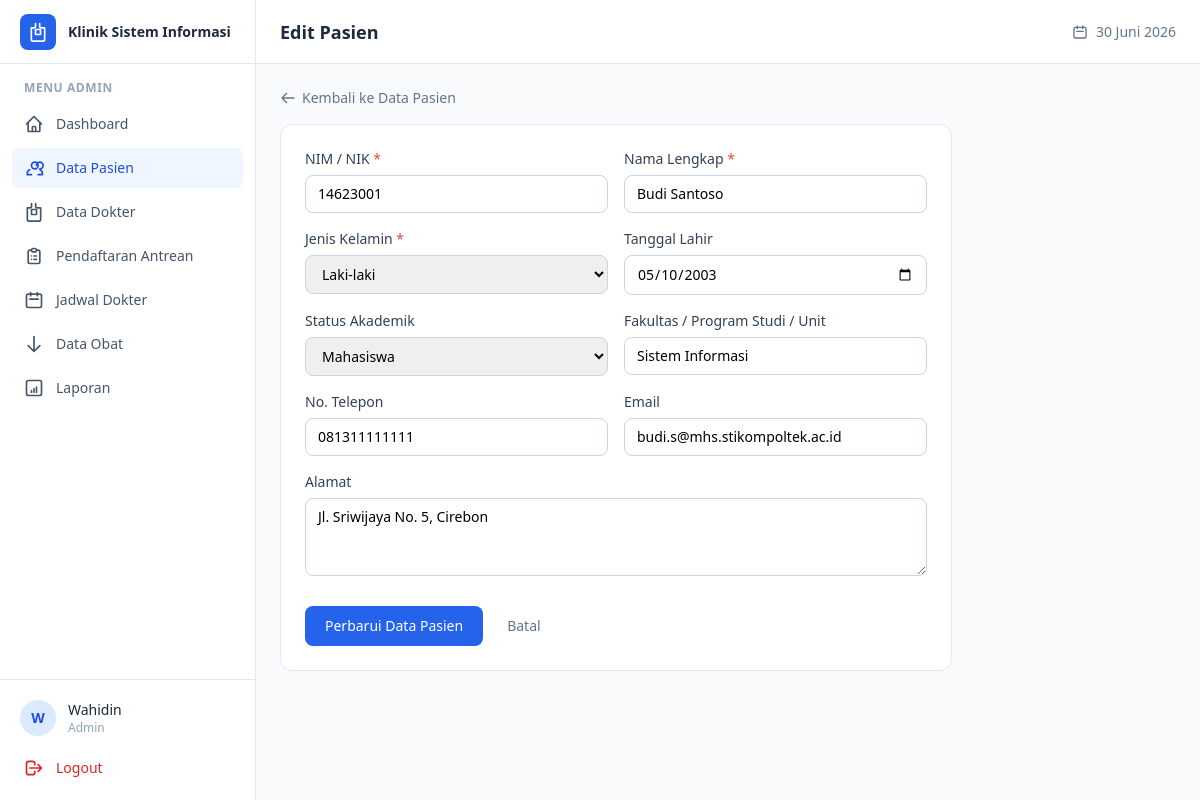
Screenshot of /admin/data_pasien/edit.php?id=1 (signed in) with the database file from the repository.
### tables this page shows
CREATE TABLE pasien (
    id_pasien        INT AUTO_INCREMENT PRIMARY KEY,
    nim_nik          VARCHAR(30)  NOT NULL UNIQUE,
    nama_lengkap     VARCHAR(100) NOT NULL,
    jenis_kelamin    ENUM('Laki-laki','Perempuan') NOT NULL,
    tanggal_lahir    DATE NULL,
    alamat           TEXT NULL,
    no_telepon       VARCHAR(20)  NULL,
    email            VARCHAR(100) NULL,
    fakultas         VARCHAR(100) NULL,
    status_akademik  ENUM('Mahasiswa','Dosen','Tenaga Kependidikan') DEFAULT 'Mahasiswa',
    created_at       DATETIME DEFAULT CURRENT_TIMESTAMP,
    updated_at       DATETIME DEFAULT CURRENT_TIMESTAMP ON UPDATE CURRENT_TIMESTAMP
);

### includes/functions.php (called while the page is built, shortened)
<?php
function clean($data) {
    return htmlspecialchars(trim($data), ENT_QUOTES, 'UTF-8');
}

### admin/data_pasien/edit.php (the view, shortened to what this page needs)
<?php
require_once __DIR__ . '/../../includes/functions.php';
$id = $_GET['id'] ?? null;
$stmt = $koneksi->prepare("SELECT * FROM pasien WHERE id_pasien = ?");
$stmt->execute([$id]);
$pasien = $stmt->fetch();
require_once __DIR__ . '/../../includes/header.php';
?>
<div class="max-w-2xl">
    <a href="index.php" class="inline-flex items-center gap-1.5 text-sm text-slate-500 hover:text-slate-700 mb-4">
        <svg class="h-4 w-4" fill="none" viewBox="0 0 24 24" stroke="currentColor"><path stroke-linecap="round" stroke-linejoin="round" stroke-width="2" d="M10 19l-7-7m0 0l7-7m-7 7h18" /></svg>
        Kembali ke Data Pasien
    </a>
    <form method="POST" class="bg-white rounded-xl border border-slate-200 p-6 space-y-4">
        <div class="grid grid-cols-1 sm:grid-cols-2 gap-4">
            <div>
                <label class="block text-sm font-medium text-slate-700 mb-1.5">NIM / NIK <span class="text-red-500">*</span></label>
                <input type="text" name="nim_nik" required value="<?= clean($_POST['nim_nik'] ?? $pasien['nim_nik']) ?>"
                       class="w-full px-3 py-2 border border-slate-300 rounded-lg text-sm focus:ring-2 focus:ring-blue-500 focus:border-blue-500 outline-none">
            </div>
            <div>
                <label class="block text-sm font-medium text-slate-700 mb-1.5">Nama Lengkap <span class="text-red-500">*</span></label>
                <input type="text" name="nama_lengkap" required value="<?= clean($_POST['nama_lengkap'] ?? $pasien['nama_lengkap']) ?>"
                       class="w-full px-3 py-2 border border-slate-300 rounded-lg text-sm focus:ring-2 focus:ring-blue-500 focus:border-blue-500 outline-none">
            </div>
            <div>
                <label class="block text-sm font-medium text-slate-700 mb-1.5">Jenis Kelamin <span class="text-red-500">*</span></label>
                <select name="jenis_kelamin" required class="w-full px-3 py-2 border border-slate-300 rounded-lg text-sm focus:ring-2 focus:ring-blue-500 focus:border-blue-500 outline-none">
                    <option value="Laki-laki" <?= (($_POST['jenis_kelamin'] ?? $pasien['jenis_kelamin']) === 'Laki-laki') ? 'selected' : '' ?>>Laki-laki</option>
                </select>
            </div>
            <div>
                <label class="block text-sm font-medium text-slate-700 mb-1.5">Tanggal Lahir</label>
                <input type="date" name="tanggal_lahir" value="<?= clean($_POST['tanggal_lahir'] ?? $pasien['tanggal_lahir']) ?>"
                       class="w-full px-3 py-2 border border-slate-300 rounded-lg text-sm focus:ring-2 focus:ring-blue-500 focus:border-blue-500 outline-none">
            </div>
            <div>
                <label class="block text-sm font-medium text-slate-700 mb-1.5">Status Akademik</label>
                <select name="status_akademik" class="w-full px-3 py-2 border border-slate-300 rounded-lg text-sm focus:ring-2 focus:ring-blue-500 focus:border-blue-500 outline-none">
                    <option value="Mahasiswa" <?= (($_POST['status_akademik'] ?? $pasien['status_akademik']) === 'Mahasiswa') ? 'selected' : '' ?>>Mahasiswa</option>
                </select>
            </div>
            <div>
                <label class="block text-sm font-medium text-slate-700 mb-1.5">Fakultas / Program Studi / Unit</label>
                <input type="text" name="fakultas" value="<?= clean($_POST['fakultas'] ?? $pasien['fakultas']) ?>"
                       class="w-full px-3 py-2 border border-slate-300 rounded-lg text-sm focus:ring-2 focus:ring-blue-500 focus:border-blue-500 outline-none">
            </div>
            <div>
                <label class="block text-sm font-medium text-slate-700 mb-1.5">No. Telepon</label>
                <input type="text" name="no_telepon" value="<?= clean($_POST['no_telepon'] ?? $pasien['no_telepon']) ?>"
                       class="w-full px-3 py-2 border border-slate-300 rounded-lg text-sm focus:ring-2 focus:ring-blue-500 focus:border-blue-500 outline-none">
            </div>
            <div>
                <label class="block text-sm font-medium text-slate-700 mb-1.5">Email</label>
                <input type="email" name="email" value="<?= clean($_POST['email'] ?? $pasien['email']) ?>"
                       class="w-full px-3 py-2 border border-slate-300 rounded-lg text-sm focus:ring-2 focus:ring-blue-500 focus:border-blue-500 outline-none">
            </div>
        </div>
        <div>
            <label class="block text-sm font-medium text-slate-700 mb-1.5">Alamat</label>
            <textarea name="alamat" rows="3"
                      class="w-full px-3 py-2 border border-slate-300 rounded-lg text-sm focus:ring-2 focus:ring-blue-500 focus:border-blue-500 outline-none"><?= clean($_POST['alamat'] ?? $pasien['alamat']) ?></textarea>
        </div>
        <div class="flex items-center gap-3 pt-2">
            <button type="submit" class="bg-blue-600 hover:bg-blue-700 text-white text-sm font-medium px-5 py-2.5 rounded-lg transition">
                Perbarui Data Pasien
            </button>
            <a href="index.php" class="text-sm text-slate-500 hover:text-slate-700 px-3 py-2.5">Batal</a>
        </div>
    </form>
</div>
<?php require_once __DIR__ . '/../../includes/footer.php'; ?>

### rows the page displays
pasien: nim_nik "14623001", nama_lengkap "Budi Santoso", jenis_kelamin "Laki-laki", tanggal_lahir "05/10/2003", status_akademik "Mahasiswa", fakultas "Sistem Informasi", no_telepon "081311111111", email "budi.s@mhs.stikompoltek.ac.id", alamat "Jl. Sriwijaya No. 5, Cirebon"

### other values shown
substr($nama_user, 0, 1) "W"
$nama_user "Wahidin"
$role "Admin"
$judul_halaman "Edit Pasien"
